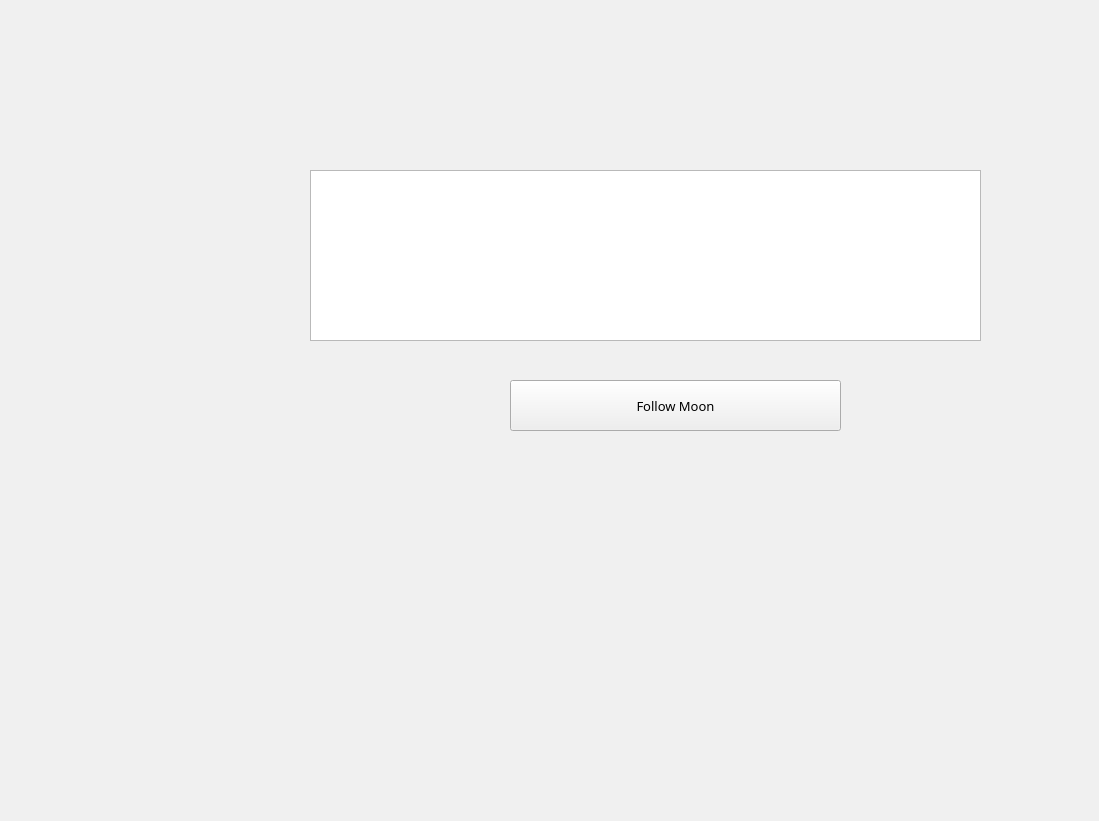
<?xml version="1.0" encoding="UTF-8"?>
<ui version="4.0">
 <class>dialog2</class>
 <widget class="QWidget" name="dialog2">
  <property name="geometry">
   <rect>
    <x>0</x>
    <y>0</y>
    <width>1099</width>
    <height>821</height>
   </rect>
  </property>
  <property name="palette">
   <palette>
    <active>
     <colorrole role="Window">
      <brush brushstyle="SolidPattern">
       <color alpha="255">
        <red>0</red>
        <green>0</green>
        <blue>0</blue>
       </color>
      </brush>
     </colorrole>
    </active>
    <inactive>
     <colorrole role="Window">
      <brush brushstyle="SolidPattern">
       <color alpha="255">
        <red>240</red>
        <green>240</green>
        <blue>240</blue>
       </color>
      </brush>
     </colorrole>
    </inactive>
    <disabled>
     <colorrole role="Window">
      <brush brushstyle="SolidPattern">
       <color alpha="255">
        <red>0</red>
        <green>0</green>
        <blue>0</blue>
       </color>
      </brush>
     </colorrole>
    </disabled>
   </palette>
  </property>
  <property name="windowTitle">
   <string>Form</string>
  </property>
  <property name="autoFillBackground">
   <bool>false</bool>
  </property>
  <widget class="QTextBrowser" name="textBrowser">
   <property name="geometry">
    <rect>
     <x>310</x>
     <y>170</y>
     <width>671</width>
     <height>171</height>
    </rect>
   </property>
   <property name="palette">
    <palette>
     <active>
      <colorrole role="WindowText">
       <brush brushstyle="SolidPattern">
        <color alpha="255">
         <red>0</red>
         <green>0</green>
         <blue>127</blue>
        </color>
       </brush>
      </colorrole>
      <colorrole role="Button">
       <brush brushstyle="SolidPattern">
        <color alpha="255">
         <red>0</red>
         <green>85</green>
         <blue>255</blue>
        </color>
       </brush>
      </colorrole>
      <colorrole role="Text">
       <brush brushstyle="SolidPattern">
        <color alpha="255">
         <red>0</red>
         <green>0</green>
         <blue>0</blue>
        </color>
       </brush>
      </colorrole>
      <colorrole role="BrightText">
       <brush brushstyle="SolidPattern">
        <color alpha="255">
         <red>0</red>
         <green>0</green>
         <blue>0</blue>
        </color>
       </brush>
      </colorrole>
      <colorrole role="Base">
       <brush brushstyle="SolidPattern">
        <color alpha="255">
         <red>0</red>
         <green>0</green>
         <blue>0</blue>
        </color>
       </brush>
      </colorrole>
     </active>
     <inactive>
      <colorrole role="WindowText">
       <brush brushstyle="SolidPattern">
        <color alpha="255">
         <red>0</red>
         <green>0</green>
         <blue>0</blue>
        </color>
       </brush>
      </colorrole>
      <colorrole role="Button">
       <brush brushstyle="SolidPattern">
        <color alpha="255">
         <red>240</red>
         <green>240</green>
         <blue>240</blue>
        </color>
       </brush>
      </colorrole>
      <colorrole role="Text">
       <brush brushstyle="SolidPattern">
        <color alpha="255">
         <red>0</red>
         <green>0</green>
         <blue>0</blue>
        </color>
       </brush>
      </colorrole>
      <colorrole role="BrightText">
       <brush brushstyle="SolidPattern">
        <color alpha="255">
         <red>255</red>
         <green>255</green>
         <blue>255</blue>
        </color>
       </brush>
      </colorrole>
      <colorrole role="Base">
       <brush brushstyle="SolidPattern">
        <color alpha="255">
         <red>255</red>
         <green>255</green>
         <blue>255</blue>
        </color>
       </brush>
      </colorrole>
     </inactive>
     <disabled>
      <colorrole role="WindowText">
       <brush brushstyle="SolidPattern">
        <color alpha="255">
         <red>120</red>
         <green>120</green>
         <blue>120</blue>
        </color>
       </brush>
      </colorrole>
      <colorrole role="Button">
       <brush brushstyle="SolidPattern">
        <color alpha="255">
         <red>0</red>
         <green>85</green>
         <blue>255</blue>
        </color>
       </brush>
      </colorrole>
      <colorrole role="Text">
       <brush brushstyle="SolidPattern">
        <color alpha="255">
         <red>120</red>
         <green>120</green>
         <blue>120</blue>
        </color>
       </brush>
      </colorrole>
      <colorrole role="BrightText">
       <brush brushstyle="SolidPattern">
        <color alpha="255">
         <red>0</red>
         <green>0</green>
         <blue>0</blue>
        </color>
       </brush>
      </colorrole>
      <colorrole role="Base">
       <brush brushstyle="SolidPattern">
        <color alpha="255">
         <red>240</red>
         <green>240</green>
         <blue>240</blue>
        </color>
       </brush>
      </colorrole>
     </disabled>
    </palette>
   </property>
   <property name="font">
    <font>
     <family>JetBrains Mono NL</family>
     <italic>true</italic>
     <bold>true</bold>
    </font>
   </property>
   <property name="html">
    <string>&lt;!DOCTYPE HTML PUBLIC &quot;-//W3C//DTD HTML 4.0//EN&quot; &quot;http://www.w3.org/TR/REC-html40/strict.dtd&quot;&gt;
&lt;html&gt;&lt;head&gt;&lt;meta name=&quot;qrichtext&quot; content=&quot;1&quot; /&gt;&lt;meta charset=&quot;utf-8&quot; /&gt;&lt;style type=&quot;text/css&quot;&gt;
p, li { white-space: pre-wrap; }
hr { height: 1px; border-width: 0; }
li.unchecked::marker { content: &quot;\2610&quot;; }
li.checked::marker { content: &quot;\2612&quot;; }
&lt;/style&gt;&lt;/head&gt;&lt;body style=&quot; font-family:'JetBrains Mono NL'; font-size:9pt; font-weight:700; font-style:italic;&quot;&gt;
&lt;p style=&quot;-qt-paragraph-type:empty; margin-top:0px; margin-bottom:0px; margin-left:0px; margin-right:0px; -qt-block-indent:0; text-indent:0px;&quot;&gt;&lt;br /&gt;&lt;/p&gt;
&lt;p style=&quot; margin-top:0px; margin-bottom:0px; margin-left:0px; margin-right:0px; -qt-block-indent:0; text-indent:0px;&quot;&gt;&lt;span style=&quot; font-family:'Microsoft YaHei UI'; font-size:12pt; color:#ffffff;&quot;&gt;		Catch the remote moon.&lt;/span&gt;&lt;/p&gt;
&lt;p style=&quot; margin-top:0px; margin-bottom:0px; margin-left:0px; margin-right:0px; -qt-block-indent:0; text-indent:0px;&quot;&gt;&lt;span style=&quot; font-family:'Microsoft YaHei UI'; font-size:12pt; color:#ffffff;&quot;&gt;		Try to find the real one.&lt;/span&gt;&lt;/p&gt;
&lt;p style=&quot;-qt-paragraph-type:empty; margin-top:0px; margin-bottom:0px; margin-left:0px; margin-right:0px; -qt-block-indent:0; text-indent:0px; font-family:'Microsoft YaHei UI'; font-size:12pt; color:#000000;&quot;&gt;&lt;br /&gt;&lt;/p&gt;&lt;/body&gt;&lt;/html&gt;</string>
   </property>
  </widget>
  <widget class="QPushButton" name="pushButton">
   <property name="geometry">
    <rect>
     <x>510</x>
     <y>380</y>
     <width>331</width>
     <height>51</height>
    </rect>
   </property>
   <property name="font">
    <font>
     <family>JetBrains Mono NL</family>
     <pointsize>10</pointsize>
     <italic>false</italic>
     <bold>false</bold>
    </font>
   </property>
   <property name="text">
    <string>Follow Moon</string>
   </property>
   <property name="autoRepeatDelay">
    <number>299</number>
   </property>
  </widget>
 </widget>
 <resources/>
 <connections/>
</ui>
